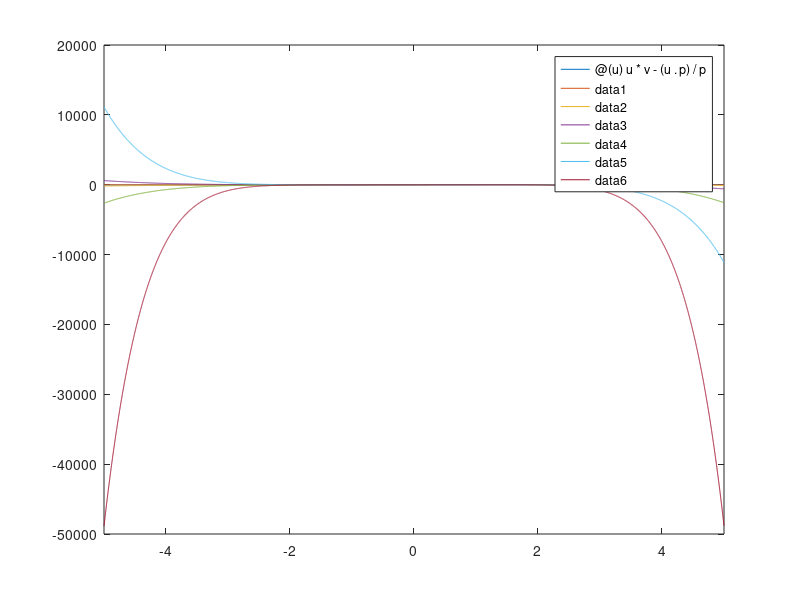

Source code (MATLAB):
clear;
clc;

a = -5;
b = 5;
v = 6;
for p = [2:1:8]
  f = @(u) u * v - (u .^ p) / p;
  #f = @(u) v - u.^2;
  fplot(f, [a, b]);
  hold on  
endfor
